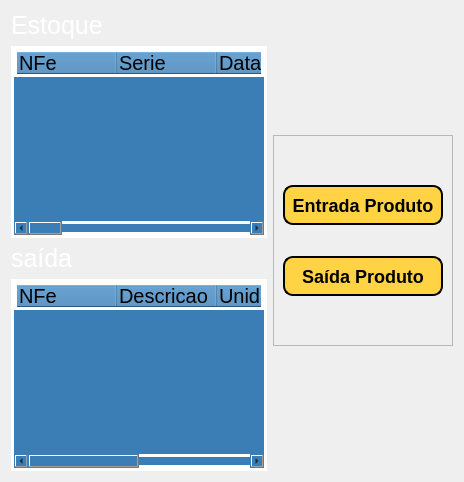
          <widget class="QWidget" name="tab">
           <attribute name="title">
            <string>base</string>
           </attribute>
           <layout class="QVBoxLayout" name="verticalLayout_8">
            <item>
             <layout class="QHBoxLayout" name="horizontalLayout_3">
              <item>
               <layout class="QVBoxLayout" name="verticalLayout_7">
                <item>
                 <layout class="QVBoxLayout" name="verticalLayout_6">
                  <item>
                   <layout class="QVBoxLayout" name="verticalLayout_5">
                    <item>
                     <widget class="QLabel" name="label_4">
                      <property name="styleSheet">
                       <string notr="true">color: rgb(255,255,255);
font-family: 'Montserrat';
font-size: 25px;
text-align: center; 
</string>
                      </property>
                      <property name="text">
                       <string>Estoque</string>
                      </property>
                     </widget>
                    </item>
                    <item>
                     <widget class="QTreeWidget" name="tw_estoque">
                      <property name="styleSheet">
                       <string notr="true">border: 3px solid rgb(255, 255, 255);
color: rgb(0,0,0);
font-family: 'Montserrat';
font-size: 20px;
text-align: center;
background-color:rgb(59, 126, 182)
</string>
                      </property>
                      <property name="frameShape">
                       <enum>QFrame::NoFrame</enum>
                      </property>
                      <property name="frameShadow">
                       <enum>QFrame::Sunken</enum>
                      </property>
                      <column>
                       <property name="text">
                        <string>NFe</string>
                       </property>
                      </column>
                      <column>
                       <property name="text">
                        <string>Serie</string>
                       </property>
                      </column>
                      <column>
                       <property name="text">
                        <string>Data_Emissao</string>
                       </property>
                      </column>
                      <column>
                       <property name="text">
                        <string>Chave</string>
                       </property>
                      </column>
                      <column>
                       <property name="text">
                        <string>CNPJ_Emitente</string>
                       </property>
                      </column>
                      <column>
                       <property name="text">
                        <string>Nome_Emitente</string>
                       </property>
                      </column>
                      <column>
                       <property name="text">
                        <string>Valor_Nfe</string>
                       </property>
                      </column>
                      <column>
                       <property name="text">
                        <string>Item_Nota</string>
                       </property>
                      </column>
                      <column>
                       <property name="text">
                        <string>Codigo</string>
                       </property>
                      </column>
                      <column>
                       <property name="text">
                        <string>Quantidade</string>
                       </property>
                      </column>
                      <column>
                       <property name="text">
                        <string>Descricao</string>
                       </property>
                      </column>
                      <column>
                       <property name="text">
                        <string>Unidade_Medida</string>
                       </property>
                      </column>
                      <column>
                       <property name="text">
                        <string>Valor_Produto</string>
                       </property>
                      </column>
                      <column>
                       <property name="text">
                        <string>Data_Importacao</string>
                       </property>
                      </column>
                      <column>
                       <property name="text">
                        <string>Usuario</string>
                       </property>
                      </column>
                      <column>
                       <property name="text">
                        <string>Data_Saida</string>
                       </property>
                      </column>
                     </widget>
                    </item>
                   </layout>
                  </item>
                  <item>
                   <layout class="QVBoxLayout" name="verticalLayout_4">
                    <item>
                     <widget class="QLabel" name="label_3">
                      <property name="styleSheet">
                       <string notr="true">
color: rgb(255,255,255);
font-family: 'Montserrat';
font-size: 25px;
text-align: center; 
</string>
                      </property>
                      <property name="text">
                       <string>saída</string>
                      </property>
                     </widget>
                    </item>
                    <item>
                     <widget class="QTreeWidget" name="tw_saida">
                      <property name="styleSheet">
                       <string notr="true">border: 3px solid rgb(255, 255, 255);
color: rgb(0,0,0);
font-family: 'Montserrat';
font-size: 20px;
text-align: center;
background-color:rgb(59, 126, 182)
</string>
                      </property>
                      <column>
                       <property name="text">
                        <string>NFe</string>
                       </property>
                      </column>
                      <column>
                       <property name="text">
                        <string>Descricao_Produto</string>
                       </property>
                      </column>
                      <column>
                       <property name="text">
                        <string>Unidade_Medida</string>
                       </property>
                      </column>
                      <column>
                       <property name="text">
                        <string>Quantidade_Produto</string>
                       </property>
                      </column>
                      <column>
                       <property name="text">
                        <string>Usuario_Acao</string>
                       </property>
                      </column>
                     </widget>
                    </item>
                   </layout>
                  </item>
                 </layout>
                </item>
               </layout>
              </item>
              <item>
               <widget class="QFrame" name="frame_2">
                <property name="sizePolicy">
                 <sizepolicy hsizetype="Minimum" vsizetype="Maximum">
                  <horstretch>0</horstretch>
                  <verstretch>0</verstretch>
                 </sizepolicy>
                </property>
                <property name="minimumSize">
                 <size>
                  <width>180</width>
                  <height>0</height>
                 </size>
                </property>
                <property name="maximumSize">
                 <size>
                  <width>200</width>
                  <height>16777215</height>
                 </size>
                </property>
                <property name="frameShape">
                 <enum>QFrame::StyledPanel</enum>
                </property>
                <property name="frameShadow">
                 <enum>QFrame::Raised</enum>
                </property>
                <layout class="QVBoxLayout" name="verticalLayout_3">
                 <property name="spacing">
                  <number>31</number>
                 </property>
                 <property name="topMargin">
                  <number>9</number>
                 </property>
                 <property name="bottomMargin">
                  <number>9</number>
                 </property>
                 <item>
                  <spacer name="verticalSpacer">
                   <property name="orientation">
                    <enum>Qt::Vertical</enum>
                   </property>
                   <property name="sizeType">
                    <enum>QSizePolicy::Expanding</enum>
                   </property>
                   <property name="sizeHint" stdset="0">
                    <size>
                     <width>20</width>
                     <height>40</height>
                    </size>
                   </property>
                  </spacer>
                 </item>
                 <item>
                  <widget class="QPushButton" name="btn_entrada">
                   <property name="minimumSize">
                    <size>
                     <width>0</width>
                     <height>40</height>
                    </size>
                   </property>
                   <property name="cursor">
                    <cursorShape>PointingHandCursor</cursorShape>
                   </property>
                   <property name="styleSheet">
                    <string notr="true">QPushButton{
	background-color: #FFd343;
	font-weight: 800;
	font-size: 18px;
	text-align: center;
	border: 2px solid #000000;
	border-radius: 10px;
	font-family: &quot;Source Sans Pro Semibold&quot;;
	color: rgb(0, 0, 0);
}
QPushButton:hover{
	background-color: rgb(255, 233, 160);
	color: rgb(0, 0, 0);
}</string>
                   </property>
                   <property name="text">
                    <string>Entrada Produto</string>
                   </property>
                  </widget>
                 </item>
                 <item>
                  <widget class="QPushButton" name="btn_saida">
                   <property name="minimumSize">
                    <size>
                     <width>0</width>
                     <height>40</height>
                    </size>
                   </property>
                   <property name="cursor">
                    <cursorShape>PointingHandCursor</cursorShape>
                   </property>
                   <property name="styleSheet">
                    <string notr="true">QPushButton{
	background-color: #FFd343;
	font-weight: 800;
	font-size: 18px;
	text-align: center;
	border: 2px solid #000000;
	border-radius: 10px;
	font-family: &quot;Source Sans Pro Semibold&quot;;
	color: rgb(0, 0, 0);
}
QPushButton:hover{
	background-color: rgb(255, 233, 160);
	color: rgb(0, 0, 0);
}</string>
                   </property>
                   <property name="text">
                    <string>Saída Produto</string>
                   </property>
                  </widget>
                 </item>
                 <item>
                  <spacer name="verticalSpacer_2">
                   <property name="orientation">
                    <enum>Qt::Vertical</enum>
                   </property>
                   <property name="sizeHint" stdset="0">
                    <size>
                     <width>20</width>
                     <height>40</height>
                    </size>
                   </property>
                  </spacer>
                 </item>
                </layout>
               </widget>
              </item>
             </layout>
            </item>
           </layout>
          </widget>
